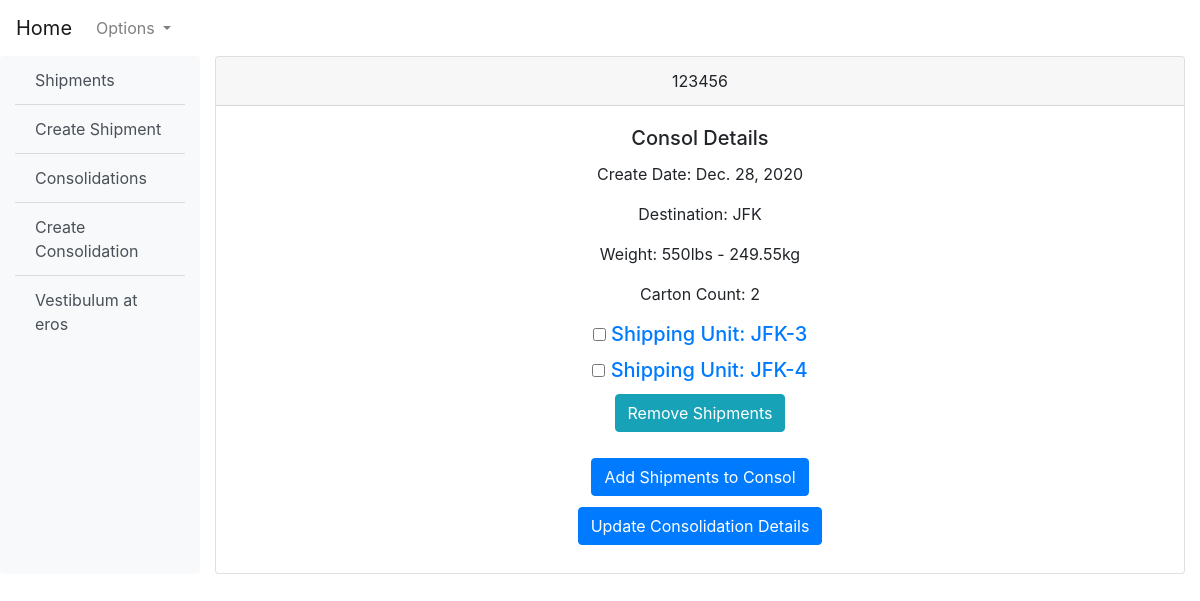
The page /shipments/consolidation/123456/ on the database its author committed.
### shipments/models.py (models this page shows, shortened)
class Consols(models.Model):
    create_date = models.DateField(auto_now_add=True)
    mawb = models.CharField(max_length=13, primary_key=True)
    cutoff = models.DateField()
    destination = models.CharField(max_length=4)
    shipment_status = models.BooleanField(default=False)
    class Meta:
        verbose_name = "Consol"
    def consol_weight(self):
        total_weight = self.mawbs.all().aggregate(models.Sum("gross_weight"))
        if total_weight["gross_weight__sum"]:
            return total_weight["gross_weight__sum"]
        else:
            return 0
    def consol_weight_in_kg(self):
        total_weight = self.mawbs.all().aggregate(models.Sum("gross_weight"))
        if total_weight["gross_weight__sum"]:
            return round(total_weight.get("gross_weight__sum", 0) / 2.204, 2)
        else:
            return 0
    def consol_cartons(self):
        total_carton = self.mawbs.all().aggregate(models.Sum("unit_count"))
        return total_carton.get("unit_count__sum", 0)

class ShippingUnits(models.Model):
    LOCATIONS = (
        ("JFK", "JFK"),
        ("LAX", "LAX"),
        ("ORD", "ORD"),
    )
    SHIPMENT_STATUSES = (
        ("not_ready", "Not Ready"),
        ("ready", "Ready"),
        ("completed", "Completed"),
        ("issue", "Issue"),
    )
    locations = models.CharField(
        max_length=3, choices=LOCATIONS, default="JFK",
    )
    on_hand = models.AutoField(primary_key=True, editable=False,)
    shipper = models.CharField(max_length=50)
    consignee = models.CharField(max_length=50)
    width = models.PositiveIntegerField()
    length = models.PositiveIntegerField()
    height = models.PositiveIntegerField()
    gross_weight = models.PositiveIntegerField()
    unit_count = models.PositiveIntegerField()
    pallet_count = models.PositiveIntegerField()
    heat_treated_pallet_count = models.PositiveIntegerField()
    remark = models.TextField(null=True, blank=True)
    shipment_status = models.CharField(
        max_length=15, choices=SHIPMENT_STATUSES, default="not_ready",
    )
    create_date = models.DateField(auto_now_add=True)
    release_date = models.DateField(null=True, blank=True)
    hawb = models.CharField(max_length=15, null=True, blank=True)
    mawb = models.ForeignKey(
        Consols,
        on_delete=models.CASCADE,
        related_name="mawbs",
        null=True,
        blank=True,
    )
    user = models.ForeignKey("users.CustomUser", on_delete=models.CASCADE,)
    class Meta:
        ordering = ("on_hand",)
        permissions = (
            ("can_add_shipment", "Can add a shipping unit"),
            ("can_modify", "Can modify a shipment"),
            ("can_release", "Can release a shipment"),
            ("can_delete", "Can erase a shipment from existence"),
        )
        verbose_name = "Shipping Unit"
    def get_absolute_url(self):
        return reverse("shipments:shipment_detail", args=[str(self.on_hand)])
    def identifier(self):
        return str(self.locations) + "-" + str(self.on_hand)

### shipments/views.py (the view)
def consol_detail(request, pk):
    consol = get_object_or_404(Consols, mawb=pk)
    shipments = consol.mawbs.all()
    return render(
        request,
        "shipments/consol_detail.html",
        {"consol": consol, "shipments": shipments,},
    )

### templates/shipments/consol_detail.html (shortened to what this page needs)
{% extends '_base.html' %}
{% block content %}
<div class="card text-center">
    <div class="card-header">
        {{ consol.mawb }}
    </div>
    <div class="card-body">
        <h5 class="card-title">Consol Details</h5>
        <p class="card-text">Create Date: {{ consol.create_date }}</p>
        <p class="card-text">Destination: {{ consol.destination }}</p>
        <p class="card-text">Weight: {{ consol.consol_weight }}lbs - {{ consol.consol_weight_in_kg }}kg</p>
        <p class="card-text">Carton Count: {{ consol.consol_cartons }}</p>
        <form method="POST" action="{% url 'shipments:remove_shipments' consol.pk %}">
            {% for shipment in shipments %}
            <h5 class="card-title"><input type="checkbox" aria-label="Checkbox for following text input"
                    name="onhands[]" value="{{ shipment.on_hand }}">&nbsp;<a
                    href="{{ shipment.get_absolute_url }}">Shipping
                    Unit: {{ shipment.identifier }}</a></h5>
            {% endfor %}
            <input type="submit" name='remove' value="Remove Shipments" class="btn btn-info">
        </form>
        <br>
        <div class="container">
            <h2><a href="{% url 'shipments:add_shipments' consol.pk %}" class="btn btn-primary">Add Shipments to
                    Consol</a>
            </h2>
        </div>
        <h2><a href="{% url 'shipments:update_consol' consol.pk %}" class="btn btn-primary">Update Consolidation
                Details</a>
        </h2>
    </div>
</div>
{% endblock content %}

### rows shown on the page
Consols: mawb "123456", create_date "Dec. 28, 2020", destination "JFK", consol_weight "550", consol_weight_in_kg "249.55", consol_cartons "2"
ShippingUnits: identifier "JFK-3"
ShippingUnits: identifier "JFK-4"
